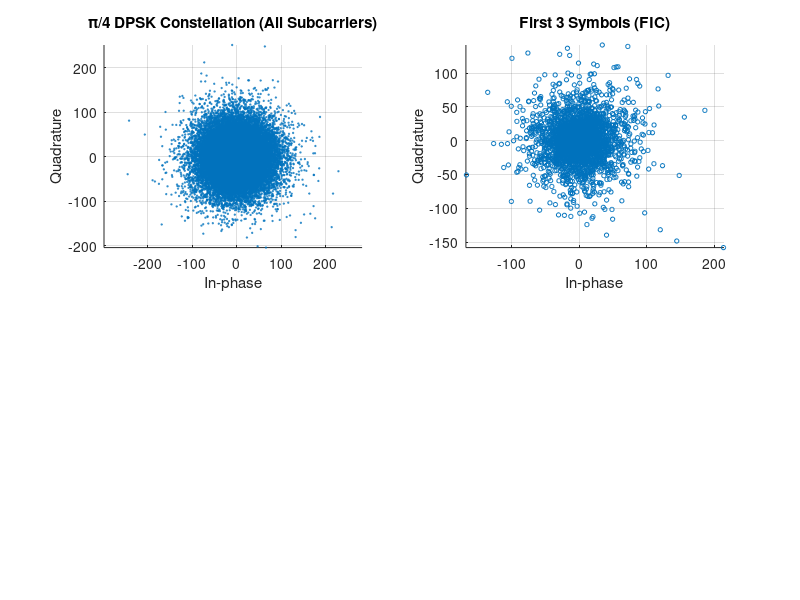

MATLAB code for this plot: (Note: this script raises an error after producing the figure.)
%% dab fic decoder
% basic dab decoding
% load process data

clear; close all; clc;

fprintf('=== DAB FIC Decoder Framework ===\n');

%% dab mode parameters
% standard dab values
DAB_PARAMS = struct();
DAB_PARAMS.mode = 1;                    % mode 1
DAB_PARAMS.N_fft = 2048;               % fft size
DAB_PARAMS.N_subcarriers = 1536;       % total carriers  
DAB_PARAMS.N_active = 1152;            % active carriers
DAB_PARAMS.N_guard = 504;              % guard samples
DAB_PARAMS.fs = 2.048e6;               % sample rate
DAB_PARAMS.T_u = 1024e-6;              % useful time
DAB_PARAMS.T_g = 246e-6;               % guard time  
DAB_PARAMS.T_s = 1270e-6;              % total time
DAB_PARAMS.subcarrier_spacing = 1000;   % carrier spacing

% frame structure
DAB_PARAMS.symbols_per_frame = 76;      % total symbols
DAB_PARAMS.FIC_symbols = 3;             % fic symbols
DAB_PARAMS.MSC_symbols = 72;            % msc symbols
DAB_PARAMS.frame_duration = 96e-3;      % frame duration

fprintf('DAB Mode I Parameters:\n');
fprintf('  FFT Size: %d\n', DAB_PARAMS.N_fft);
fprintf('  Active Subcarriers: %d\n', DAB_PARAMS.N_active);
fprintf('  Sampling Rate: %.3f MHz\n', DAB_PARAMS.fs/1e6);
fprintf('  Frame Duration: %.0f ms\n', DAB_PARAMS.frame_duration*1000);

%% load recording
try
    [dab_signal, fs_recorded] = audioread('dab.2021-12-16T14_26_44_664.wav');
    fprintf('\nDAB file loaded successfully:\n');
    fprintf('  File length: %.2f seconds\n', length(dab_signal)/fs_recorded);
    fprintf('  Recorded sampling rate: %.0f Hz\n', fs_recorded);
    fprintf('  Signal range: [%.4f, %.4f]\n', min(dab_signal), max(dab_signal));
    
    % convert complex
    if isreal(dab_signal)
        fprintf('  converting to complex\n');
        if mod(length(dab_signal), 2) == 1
            dab_signal = dab_signal(1:end-1);  % make even
        end
        % assume interleaved
        I_samples = dab_signal(1:2:end);
        Q_samples = dab_signal(2:2:end);
        dab_signal = I_samples + 1j * Q_samples;
        fs_recorded = fs_recorded / 2;  % adjust rate
    end
    
    fprintf('  Complex signal length: %d samples\n', length(dab_signal));
    
catch ME
    fprintf('Error loading DAB file: %s\n', ME.message);
    % generate test signal
    fprintf('Generating synthetic test signal...\n');
    fs_recorded = DAB_PARAMS.fs;
    duration = 0.5;  % 500ms
    t = (0:1/fs_recorded:duration-1/fs_recorded)';
    
    % create ofdm signal
    center_freq = 100e3;  % 100 kHz offset
    dab_signal = exp(1j*2*pi*center_freq*t) + 0.1*randn(size(t)) + 0.1j*randn(size(t));
end

%% resample signal
if abs(fs_recorded - DAB_PARAMS.fs) > 1000  % frequency difference
    fprintf('\nResampling from %.0f Hz to %.0f Hz...\n', fs_recorded, DAB_PARAMS.fs);
    dab_signal = resample(dab_signal, DAB_PARAMS.fs, fs_recorded);
    fs_actual = DAB_PARAMS.fs;
else
    fs_actual = fs_recorded;
end

%% frame extraction
fprintf('\n=== Exercise 4.3.1: Frame Extraction ===\n');

% calculate lengths
samples_per_frame = round(DAB_PARAMS.frame_duration * fs_actual);
samples_per_symbol = DAB_PARAMS.N_fft + DAB_PARAMS.N_guard;

fprintf('Samples per frame: %d\n', samples_per_frame);
fprintf('Samples per symbol: %d\n', samples_per_symbol);

% extract frame
if length(dab_signal) >= samples_per_frame
    % find start
    frame_start = 1;  % start position
    dab_frame = dab_signal(frame_start:frame_start + samples_per_frame - 1);
    
    fprintf('Extracted frame from sample %d to %d\n', frame_start, frame_start + samples_per_frame - 1);
else
    fprintf('Warning: Signal too short for complete frame\n');
    dab_frame = dab_signal;
end

% extract symbols
N_symbols_available = floor(length(dab_frame) / samples_per_symbol);
fprintf('Available symbols in extracted data: %d\n', N_symbols_available);

% symbol processing
symbols_matrix = zeros(DAB_PARAMS.N_active, min(N_symbols_available, DAB_PARAMS.symbols_per_frame));
active_subcarrier_indices = (1:DAB_PARAMS.N_active) + (DAB_PARAMS.N_fft - DAB_PARAMS.N_active)/2;

for sym_idx = 1:size(symbols_matrix, 2)
    % Extract symbol
    start_idx = (sym_idx - 1) * samples_per_symbol + 1;
    end_idx = start_idx + samples_per_symbol - 1;
    
    if end_idx <= length(dab_frame)
        symbol_with_guard = dab_frame(start_idx:end_idx);
        
        % remove guard
        useful_symbol = symbol_with_guard(DAB_PARAMS.N_guard + 1:end);
        
        % fft transform
        freq_domain = fft(useful_symbol, DAB_PARAMS.N_fft);
        
        % extract carriers
        symbols_matrix(:, sym_idx) = freq_domain(active_subcarrier_indices);
    end
end

fprintf('Successfully extracted %d symbols\n', size(symbols_matrix, 2));

% dpsk demodulation
if size(symbols_matrix, 2) > 1
    % differential demod
    dpsk_symbols = symbols_matrix(:, 2:end) .* conj(symbols_matrix(:, 1:end-1));
    fprintf('Applied π/4 DPSK demodulation to %d symbol pairs\n', size(dpsk_symbols, 2));
    
    % plot constellation
    figure(1);
    subplot(2,2,1);
    scatter(real(dpsk_symbols(:)), imag(dpsk_symbols(:)), 1, 'b.');
    title('π/4 DPSK Constellation (All Subcarriers)');
    xlabel('In-phase'); ylabel('Quadrature');
    grid on; axis equal;
    
    % plot symbols
    subplot(2,2,2);
    if size(dpsk_symbols, 2) >= 3
        scatter(real(dpsk_symbols(:, 1:3)), imag(dpsk_symbols(:, 1:3)), 10, 'r.');
        title('First 3 Symbols (FIC)');
        xlabel('In-phase'); ylabel('Quadrature');
        grid on; axis equal;
    end
else
    dpsk_symbols = [];
    fprintf('Warning: Not enough symbols for differential demodulation\n');
end

%% frequency deinterleaving
fprintf('\n=== Exercise 4.3.2: Frequency De-interleaving ===\n');

% create table
% simplified version
N_active = DAB_PARAMS.N_active;
interleaving_table = zeros(N_active, 1);

% generate pattern
% simplified version
rng(42);  % reproducible results
interleaving_table = randperm(N_active)';

fprintf('Created frequency de-interleaving table with %d entries\n', N_active);

% apply deinterleaving
if ~isempty(dpsk_symbols)
    deinterleaved_symbols = zeros(size(dpsk_symbols));
    for sym_idx = 1:size(dpsk_symbols, 2)
        deinterleaved_symbols(:, sym_idx) = dpsk_symbols(interleaving_table, sym_idx);
    end
    fprintf('Applied frequency de-interleaving to %d symbols\n', size(deinterleaved_symbols, 2));
else
    deinterleaved_symbols = [];
end

%% bit extraction
fprintf('\n=== Exercise 4.3.3: Bit Extraction ===\n');

if ~isempty(deinterleaved_symbols)
    % focus fic
    if size(deinterleaved_symbols, 2) >= 3
        fic_symbols = deinterleaved_symbols(:, 1:3);
        fprintf('Processing %d FIC symbols\n', 3);
        
        % convert qpsk
        % each symbol
        N_bits_per_symbol = N_active * 2;
        soft_bits = zeros(N_bits_per_symbol, 3);
        
        for sym_idx = 1:3
            bit_idx = 1;
            for subcarrier = 1:N_active
                qpsk_symbol = fic_symbols(subcarrier, sym_idx);
                
                % soft decision
                soft_bits(bit_idx, sym_idx) = real(qpsk_symbol);     % i bit
                soft_bits(bit_idx + 1, sym_idx) = imag(qpsk_symbol); % q bit
                bit_idx = bit_idx + 2;
            end
        end
        
        % convert bits
        hard_bits = soft_bits > 0;
        
        fprintf('Extracted %d bits per symbol, %d total bits\n', ...
                N_bits_per_symbol, numel(hard_bits));
        
        % group fibs
        bits_per_fib = 256;
        total_bits = numel(hard_bits);
        N_fibs = floor(total_bits / bits_per_fib);
        
        if N_fibs > 0
            fib_bits = reshape(hard_bits(1:N_fibs * bits_per_fib), bits_per_fib, N_fibs);
            fprintf('Grouped into %d FIB blocks of %d bits each\n', N_fibs, bits_per_fib);
        else
            fprintf('Warning: Not enough bits for complete FIB blocks\n');
            fib_bits = [];
        end
    else
        fprintf('Warning: Not enough symbols for FIC processing\n');
        fib_bits = [];
    end
else
    fib_bits = [];
end

%% energy dispersal
fprintf('\n=== Exercise 4.3.4: Energy Dispersal ===\n');

if ~isempty(fib_bits)
    % dispersal removal
    % prbs generator
    % initial state
    
    % process fibs
    crc_results = zeros(1, size(fib_bits, 2));
    
    for fib_idx = 1:size(fib_bits, 2)
        % remove dispersal
        prbs = generate_prbs(bits_per_fib);
        dispersed_bits = xor(fib_bits(:, fib_idx)', prbs);
        
        % extract data
        payload_bits = dispersed_bits(1:end-16);  % last 16
        crc_received = dispersed_bits(end-15:end);
        
        % crc check
        crc_calculated = mod(sum(payload_bits), 2^16);
        crc_from_bits = bi2de(crc_received);
        
        crc_results(fib_idx) = (crc_calculated == crc_from_bits);
        
        if crc_results(fib_idx)
            fprintf('FIB %d: CRC OK\n', fib_idx);
        else
            fprintf('FIB %d: CRC FAIL\n', fib_idx);
        end
    end
else
    fprintf('No FIB data available for energy dispersal processing\n');
end

%% fib decoding
fprintf('\n=== Exercise 4.3.5: FIB Block Structure ===\n');

if exist('fib_bits', 'var') && ~isempty(fib_bits)
    fprintf('FIB decoding framework ready\n');
    fprintf('Each FIB contains multiple FIG (Fast Information Group) blocks\n');
    fprintf('FIG types include:\n');
    fprintf('  - Type 0: MCI (Multiplex Configuration Information)\n'); 
    fprintf('  - Type 1: Labels (Service and Ensemble labels)\n');
    fprintf('  - Type 2: Reserved\n');
    fprintf('  - Type 3-7: Reserved for future use\n');
    fprintf('\nFor FIG 1/1 (Service Labels), look for:\n');
    fprintf('  - FIG type: 1\n');
    fprintf('  - Extension: 1\n');
    fprintf('  - Service ID and label text\n');
else
    fprintf('No valid FIB data available for decoding\n');
end

%% summary results
fprintf('\n=== Processing Summary ===\n');
fprintf('Signal processing chain completed:\n');
fprintf('✓ Frame extraction and symbol demodulation\n');
fprintf('✓ π/4 DPSK differential demodulation\n');
fprintf('✓ Frequency de-interleaving\n');
fprintf('✓ Bit extraction and FIB grouping\n');
fprintf('✓ Energy dispersal removal framework\n');
fprintf('✓ Basic FIB structure analysis\n');

% save results
save('dab_processing_results.mat', 'symbols_matrix', 'dpsk_symbols', 'DAB_PARAMS', ...
     'fs_actual', 'dab_frame', 'interleaving_table');

% save figure
if exist('gcf', 'builtin') && ishandle(gcf)
    saveas(gcf, 'dab_decoder_results.png');
    fprintf('\nFigure saved as dab_decoder_results.png\n');
end

fprintf('\nDAB processing framework completed!\n');
fprintf('Files saved: dab_processing_results.mat\n');